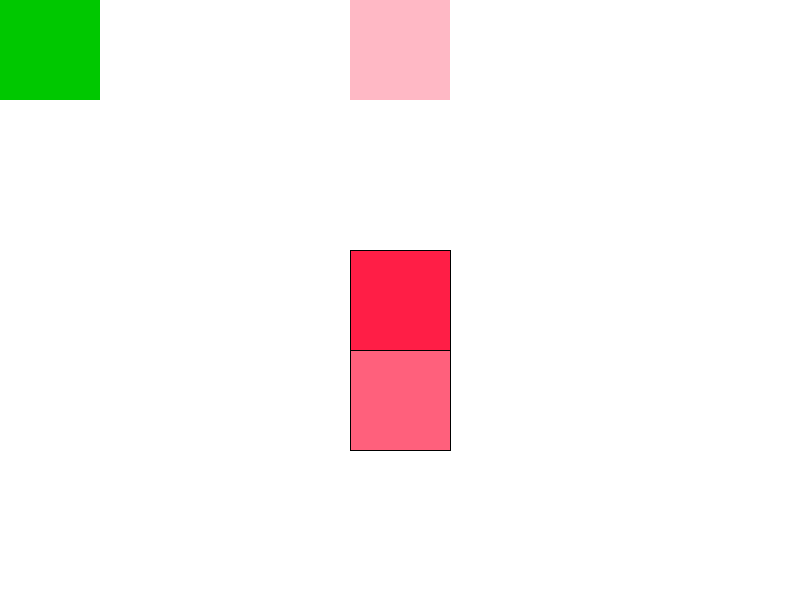
Frame 1 (no input)
Frame 60 (the mouse pressed at the canvas centre just before this capture): identical to frame 1, image omitted
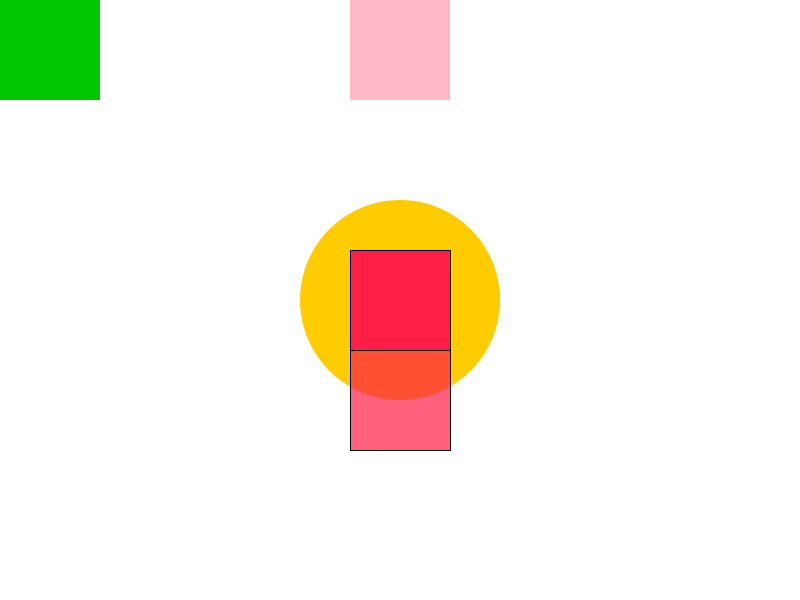
Frame 120 (the mouse held since frame 60 and released just before this capture)

The Processing sketch that drew these frames (run headless with seeded random() and noise(); from frame 60 on, the mouse is pressed at the canvas centre):

// Processing sketch: Lec4_1
// ── Lec4_1.pde
void setup() {
  size(800,600);
  background(255);
}


void draw() {
  background(255);
  
  
  
  
  noStroke();
  fill(255,204,0);
  ellipse(mouseX,mouseY,200,200);
  
  stroke(#000000);
  // rgba
  fill(255,30,70,255);
  rectMode(CENTER);
  rect(width*0.5,height*0.5, 100,100);
  
  fill(255,30,70,180);
  rectMode(CENTER);
  rect(width*0.5,height*0.5 + 100, 100,100);
  
  pushMatrix();
  translate(0,-(height*0.5 + 200) + 50);
  noStroke();
  fill(255,30,70,80);
  rectMode(CENTER);
  rect(width*0.5,height*0.5 + 200, 100,100);
  popMatrix();
  
  fill(0,200,0);
  rectMode(CORNER);
  rect(0,0,100,100);
}
